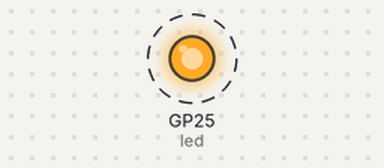
Simulated run of this program. Board: Raspberry Pi Pico running MicroPython. Parts: output pins drawn as LEDs (lit = HIGH). Dashed ring = blinking.

Above: at 0.2 s.
Timing chart, 0 to 3.0 s (numbered marks = the images above):
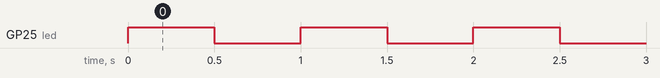

Measured:
- by itself, GP25 (led): alternates HIGH for 0.50 s and LOW for 0.50 s

The program:

pio_06_blink.py
```python
# pio_06_blink   1Hz
from rp2 import PIO, StateMachine, asm_pio
from machine import Pin
import time

led = Pin(25, Pin.OUT)       # internal LED
f = 1                        # in Hz

@asm_pio(set_init = PIO.OUT_LOW)
def blink():

    # half period with 1          1000 cycles:
    set(pins, 1)                  # 1
    set(x, 31)      [6]           # 1 + 6
    label("delay_1")
    nop()           [29]          # (1+29)
    jmp(x_dec, "delay_1")         #  1      = 31, * (31+1)

    # half period with 0          1000 cycles
    set(pins, 0)
    set(x, 31)      [6]
    label("delay_0")
    nop()           [29]
    jmp(x_dec, "delay_0")


sm = StateMachine(1, blink, freq= 2000*f, set_base = led)
sm.active(1)
```
